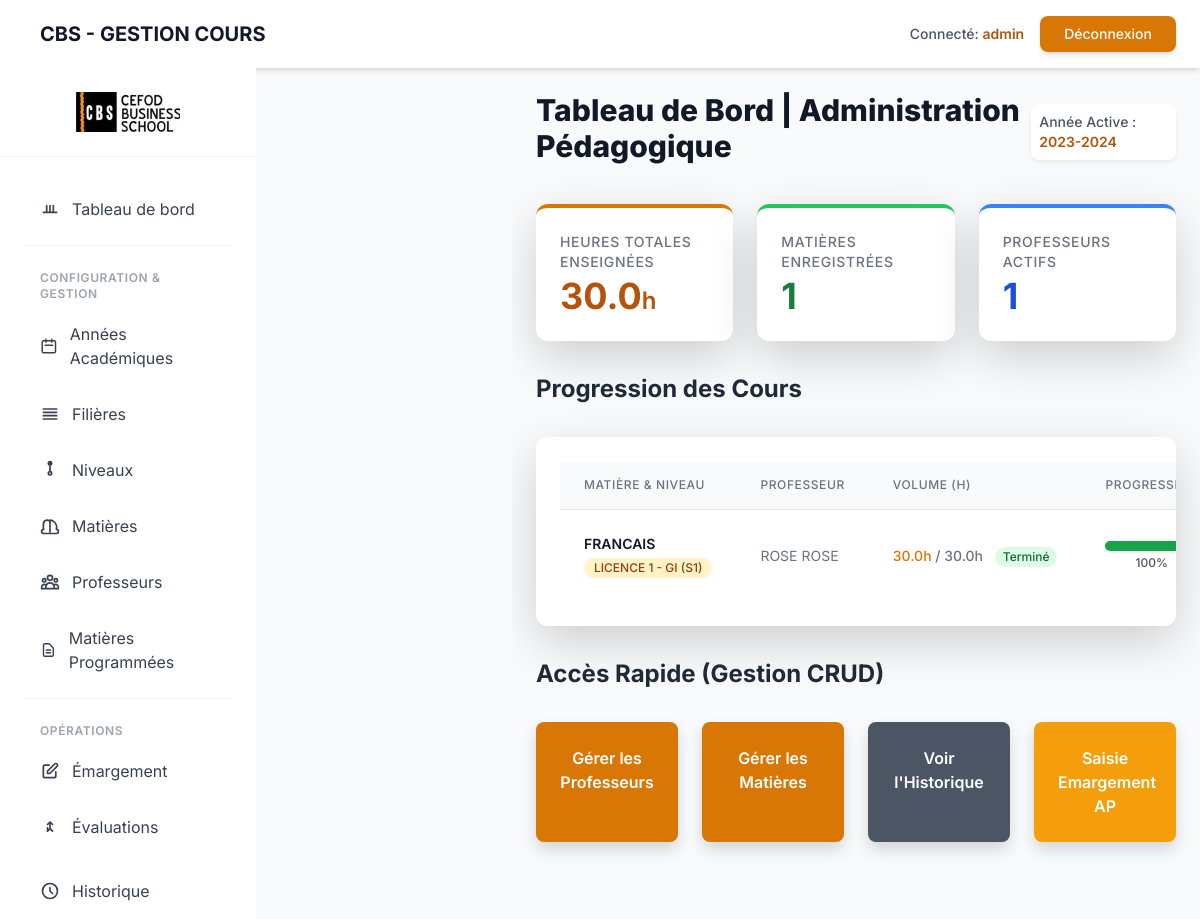
Page /dashboard/ (signed in) on the earlier database version.
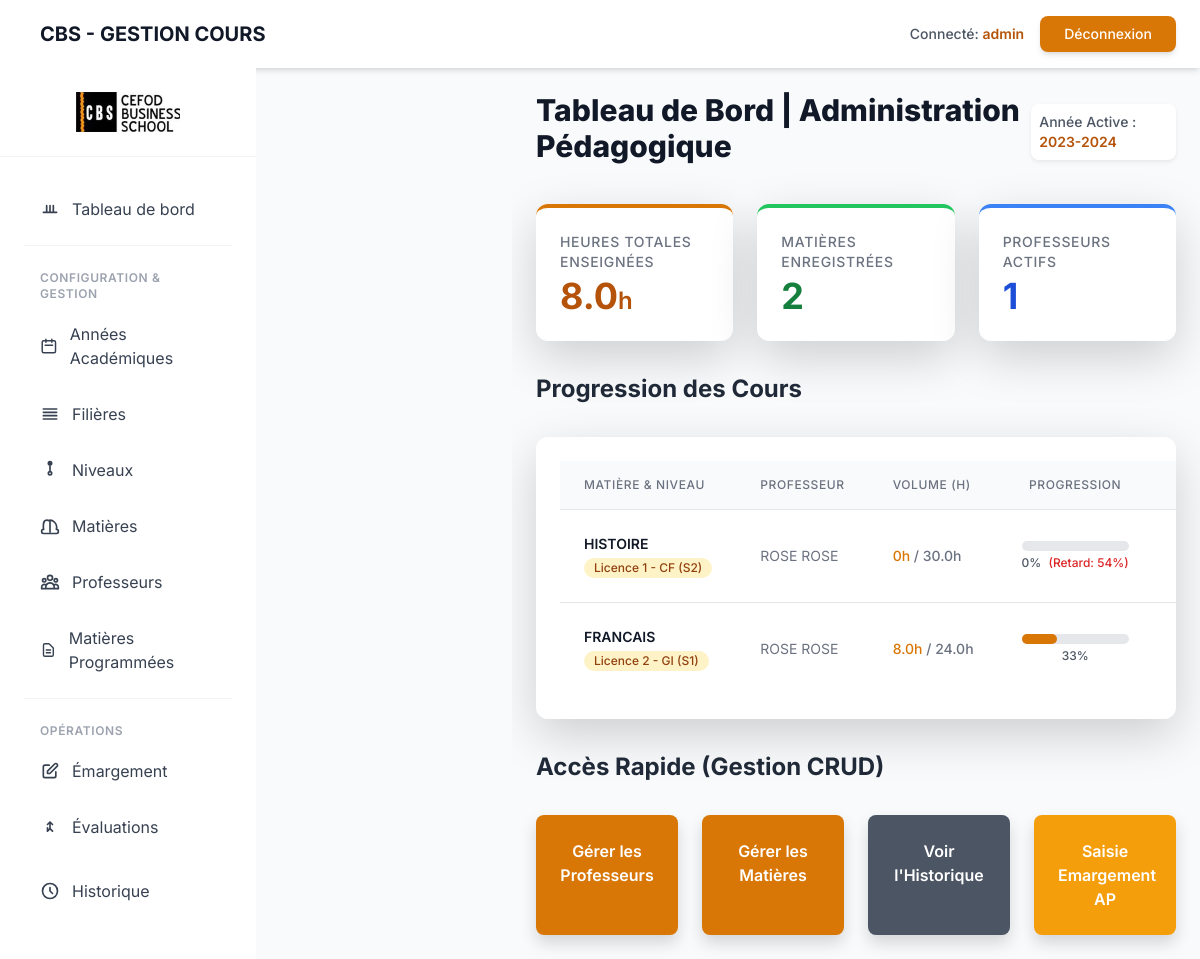
Same page on the later database version.
### gestion_cours/models.py (models this page shows, shortened)
class AnneeAcademique(models.Model):
    annee_accademique = models.CharField(max_length=10, unique=True)
    active = models.BooleanField(default=False)
    class Meta:
        verbose_name_plural = "Années Académiques"

class MatiereProgrammee(models.Model):
    SEMESTRE_CHOICES = [
        ('S1', 'Semestre 1'),
        ('S2', 'Semestre 2'),
    ]
    matiere = models.ForeignKey(Matiere, on_delete=models.CASCADE)
    filiere = models.ForeignKey(Filiere, on_delete=models.CASCADE)
    niveau = models.ForeignKey(Niveau, on_delete=models.CASCADE)
    professeur = models.ForeignKey(Professeur, on_delete=models.CASCADE)
    annee_academique = models.ForeignKey(AnneeAcademique, on_delete=models.CASCADE)
    semestre = models.CharField(
        max_length=2,
        choices=SEMESTRE_CHOICES,
        default='S1'
    )
    nbr_heure = models.DecimalField(max_digits=5, decimal_places=2, verbose_name="Volume horaire prévu")
    date_debut_estimee = models.DateField(null=True, blank=True)
    date_fin_estimee = models.DateField(null=True, blank=True)
    class Meta:
        verbose_name_plural = "Matières Programmées"
        unique_together = ('matiere', 'filiere', 'niveau', 'annee_academique', 'semestre')

class Matiere(models.Model):
    code = models.CharField(max_length=10, unique=True)
    libelle = models.CharField(max_length=100)
    class Meta:
        verbose_name_plural = "Matières"

class Niveau(models.Model):
    LIBELLE_CHOICES = [
        ('Licence', 'Licence'),
        ('Master', 'Master'),
    ]
    libelle = models.CharField(max_length=10, choices=LIBELLE_CHOICES)
    niv = models.IntegerField() # 1, 2 ou 3
    filiere = models.ForeignKey(Filiere, on_delete=models.CASCADE)
    class Meta:
        verbose_name_plural = "Niveaux"
        unique_together = ('libelle', 'filiere', 'niv')

class Filiere(models.Model):
    code = models.CharField(max_length=10, unique=True)
    libelle = models.CharField(max_length=100)
    class Meta:
        verbose_name_plural = "Filières"

class Professeur(models.Model):
    nom = models.CharField(max_length=100)
    prenoms = models.CharField(max_length=150)
    contact = models.CharField(max_length=50, unique=True)
    email = models.EmailField(unique=True)
    grade = models.CharField(
        max_length=100,
        null=True,
        blank=True,
        verbose_name="Grade universitaire"
    )
    domaine = models.CharField(
        max_length=100,
        null=True,
        blank=True,
        verbose_name="Domaine d'expertise"
    )
    cv = models.FileField(
        upload_to='professeurs/cvs/',
        null=True,
        blank=True,
        verbose_name="CV (Fichier)"
    )
    dernier_diplome = models.FileField(
        upload_to='professeurs/diplomes/',
        null=True,
        blank=True,
        verbose_name="Dernier Diplôme (Fichier)"
    )
    class Meta:
        verbose_name = "Professeur"
        verbose_name_plural = "Professeurs"
        ordering = ['nom']

### gestion_cours/views.py (the view)
# urls.py: path('dashboard/', views.home_view, name='home'),
@login_required
def home_view(request):
    annee_active = AnneeAcademique.objects.filter(active=True).first()
    if not annee_active:
        messages.error(request, "Erreur : Aucune Année Académique n'est marquée comme active. Veuillez en activer une.")
        cours_list = []
        return render(request, 'gestion_cours/home.html', {'cours_list': cours_list})
    cours_list_queryset = MatiereProgrammee.objects.filter(annee_academique=annee_active).select_related(
        'matiere', 'professeur', 'filiere', 'niveau'
    ).annotate(
        niveau_complet=F('niveau__libelle'),
        total_heures_faites=Sum('emargement__heure_eff')
    ).order_by('filiere__libelle', 'niveau__niv')
    aujourdhui = date.today()
    cours_traites = []
    for cours in cours_list_queryset:
        cours.est_evalue = Evaluation.objects.filter(matiere_programmer=cours).exists()
        cours_traites.append(calculer_progression(cours, aujourdhui))
    cours_list = cours_traites
    total_heures_enseignees = Emargement.objects.filter(
        matiere_programmer__annee_academique=annee_active
    ).aggregate(total=Sum('heure_eff'))['total'] or 0
    context = {
        'annee_active': annee_active,
        'cours_list': cours_list,
        'heures_enseignees': total_heures_enseignees,
        'matieres_actives': Matiere.objects.count(),
        'professeurs_actifs': Professeur.objects.count(),
    }
    return render(request, 'gestion_cours/home.html', context)

### gestion_cours/templates/gestion_cours/home.html (shortened to what the changed rows need)
{% extends "base.html" %}
{% load static %}
{% load crispy_forms_tags %}
{% block content %}
<div class="space-y-8">
    <div class="flex flex-col md:flex-row justify-between items-start md:items-center">
        <h1 class="text-3xl font-extrabold text-gray-900 mb-2 md:mb-0">
            Tableau de Bord | Administration Pédagogique
        </h1>
        <div class="text-sm font-medium text-gray-600 bg-white p-2 rounded-lg shadow-sm">
            Année Active : <span class="text-amber-700 font-semibold">{{ annee_active.annee_accademique|default:"N/A" }}</span>
        </div>
    </div>
    <div class="grid grid-cols-1 sm:grid-cols-2 lg:grid-cols-3 gap-6">
        <div class="bg-white p-6 rounded-xl shadow-lg border-t-4 border-amber-600">
            <p class="text-sm font-medium text-gray-500 uppercase tracking-wider">Heures Totales Enseignées</p>
            <p class="text-4xl font-bold text-amber-700 mt-1">{{ heures_enseignees|floatformat:1|default:0 }}<span class="text-2xl font-semibold">h</span></p>
        </div>
        <div class="bg-white p-6 rounded-xl shadow-lg border-t-4 border-green-500">
            <p class="text-sm font-medium text-gray-500 uppercase tracking-wider">Matières Enregistrées</p>
            <p class="text-4xl font-bold text-green-700 mt-1">{{ matieres_actives }}</p>
        </div>
    </div>
    <h2 class="text-2xl font-bold text-gray-800 mt-10 mb-4">Progression des Cours</h2>
    <div class="bg-white p-6 rounded-xl shadow-lg overflow-x-auto">
        {% if cours_list %}
        <table class="min-w-full divide-y divide-gray-200">
            <thead class="bg-gray-50">
                <tr>
                    <th class="px-6 py-3 text-left text-xs font-medium text-gray-500 uppercase tracking-wider">Matière & Niveau</th>
                    <th class="px-6 py-3 text-left text-xs font-medium text-gray-500 uppercase tracking-wider">Professeur</th>
                    <th class="px-6 py-3 text-left text-xs font-medium text-gray-500 uppercase tracking-wider">Volume (H)</th>
                    <th class="px-6 py-3 text-center text-xs font-medium text-gray-500 uppercase tracking-wider">Progression</th>
                    <th class="px-6 py-3 text-center text-xs font-medium text-gray-500 uppercase tracking-wider">Actions</th>
                </tr>
            </thead>
            <tbody class="divide-y divide-gray-200">
                {% for cours in cours_list %}
                <tr class="hover:bg-gray-50">
                    <td class="px-6 py-4 whitespace-nowrap">
                        <div class="text-sm font-semibold text-gray-900">{{ cours.matiere.libelle }}</div>
                        <span class="inline-flex items-center px-2.5 py-0.5 rounded-full text-xs font-medium bg-amber-100 text-amber-800">
                            {{ cours.niveau.libelle }} {{ cours.niveau.niv }} - {{ cours.filiere.code }} ({{ cours.semestre }})
                        </span>
                    </td>
                    <td class="px-6 py-4 whitespace-nowrap text-sm text-gray-500">{{ cours.professeur.nom }} {{ cours.professeur.prenoms }}</td>
                    <td class="px-6 py-4 whitespace-nowrap text-sm text-gray-500 font-medium">
                        <span class="text-amber-600">{{ cours.total_heures_faites|floatformat:1|default:0 }}h</span> / {{ cours.nbr_heure|floatformat:1 }}h
                        {% if cours.heures_restantes < 0 %}
                            <span class="ml-2 inline-flex items-center px-2 py-0.5 rounded-full text-xs font-medium bg-red-100 text-red-800">Dépassé</span>
                        {% elif cours.heures_restantes == 0 and cours.progression_reelle >= 100 %}
                            <span class="ml-2 inline-flex items-center px-2 py-0.5 rounded-full text-xs font-medium bg-green-100 text-green-800">Terminé</span>
                        {% endif %}
                    </td>
                    <td class="px-6 py-4 whitespace-nowrap text-sm text-center">
                        <div class="w-full bg-gray-200 rounded-full h-2.5">
                            <div class="h-2.5 rounded-full
                                {% if cours.progression_reelle >= 100 %}bg-green-600{% elif cours.alerte_retard %}bg-red-600{% else %}bg-amber-600{% endif %}"
                                style="width: {{ cours.progression_reelle|floatformat:0 }}%">
                            </div>
                        </div>
                        <div class="mt-1 text-xs font-medium text-gray-600">
                            {{ cours.progression_reelle|floatformat:0 }}%
                            {% if cours.decalage and cours.decalage > 10 %}
                                <span class="text-red-600 ml-1">(Retard: {{ cours.decalage|floatformat:0 }}%)</span>
                            {% endif %}
                        </div>
                    </td>
                    <td class="px-6 py-4 whitespace-nowrap text-center text-sm font-medium space-x-2">
                    </td>
                </tr>
                {% endfor %}
            </tbody>
        </table>
        {% else %}
        <div class="p-4 bg-gray-50 border border-gray-200 rounded-lg text-gray-600">
            Aucun cours n'est programmé pour l'année académique active.
        </div>
        {% endif %}
    </div>
    <h2 class="text-2xl font-bold text-gray-800 mt-10 mb-4">Accès Rapide (Gestion CRUD)</h2>
</div>
{% endblock content %}

Differences in the rows shown:
added MatiereProgrammee: matiere.libelle "HISTOIRE", niveau.libelle "Licence", niveau.niv "1", filiere.code "CF", semestre "S2", professeur.nom "ROSE", professeur.prenoms "ROSE", total_heures_faites "0", nbr_heure "30.0", progression_reelle "0", decalage "54"
changed MatiereProgrammee "FRANCAIS": niveau.libelle "LICENCE" → "Licence"; niveau.niv "1" → "2"; total_heures_faites "30.0" → "8.0"; nbr_heure "30.0" → "24.0"; {{ cours.progression_reelle|floatformat:0 }} 100 → 33 (drawn); progression_reelle "100" → "33"; no longer shows "Terminé"
Other differences:
{{ heures_enseignees|floatformat:1|default:0 }}: "30.0" → "8.0"
{{ matieres_actives }}: "1" → "2"
